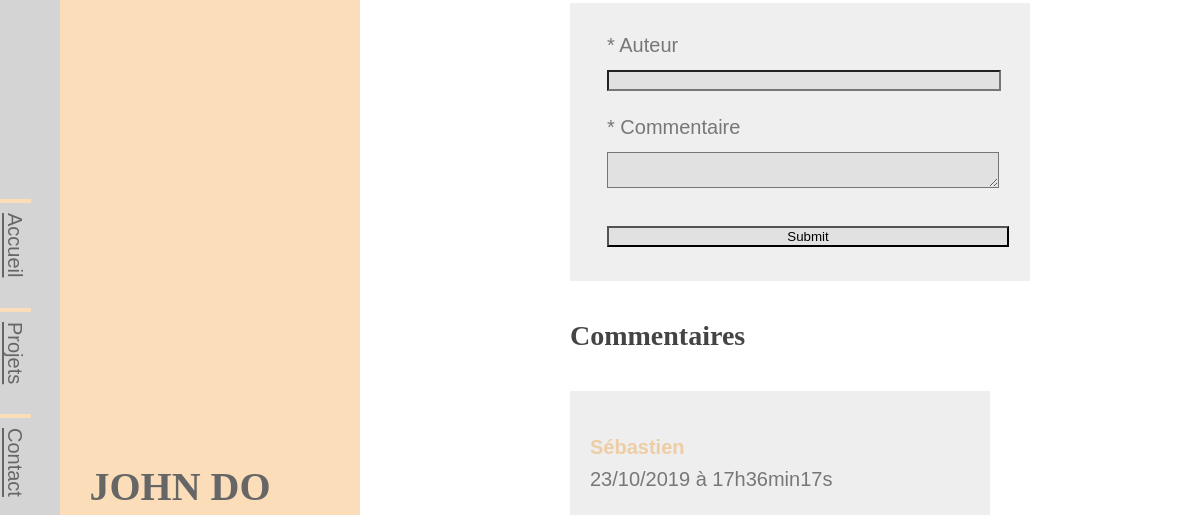
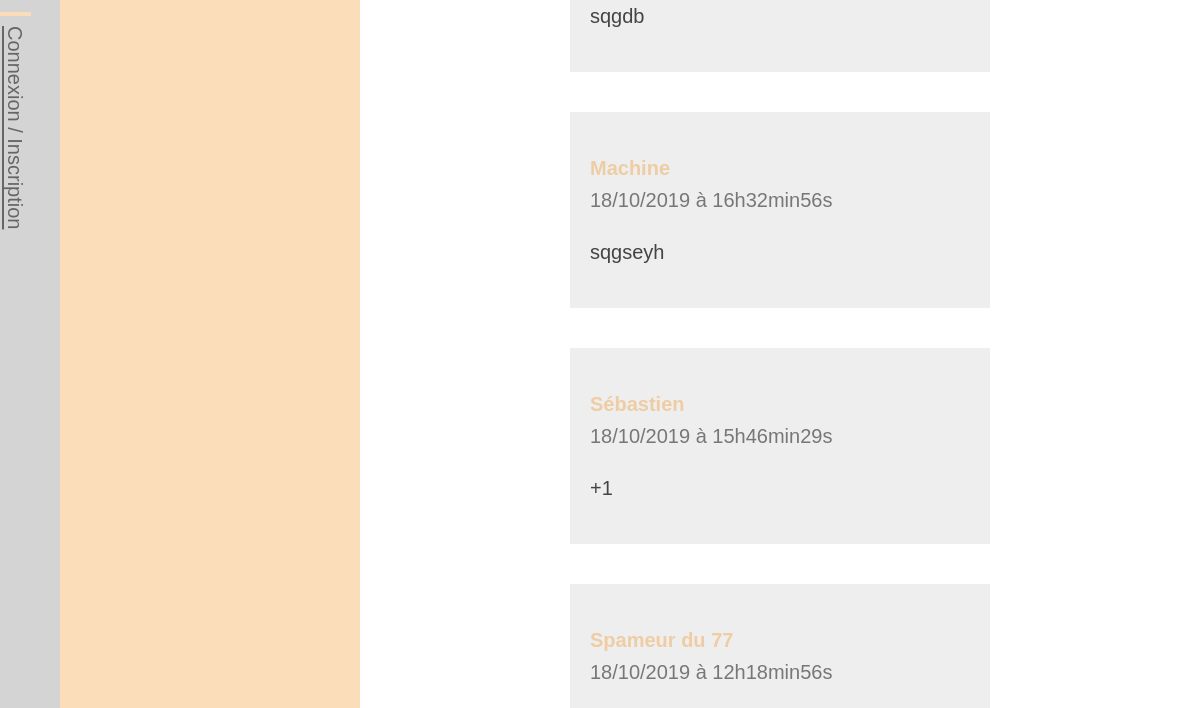
Page /index.php?action=post&id=1 (middle part) on the earlier database version (2 pictures, top to bottom).
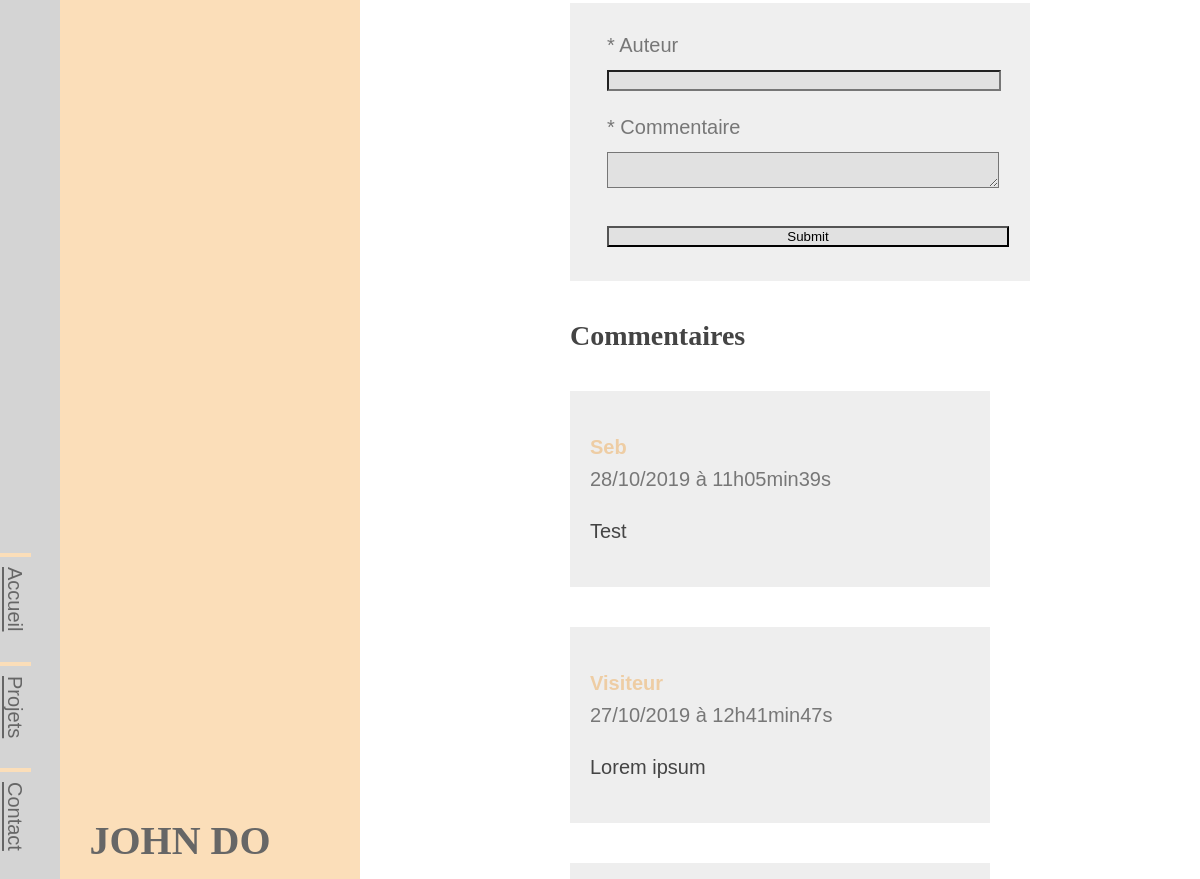
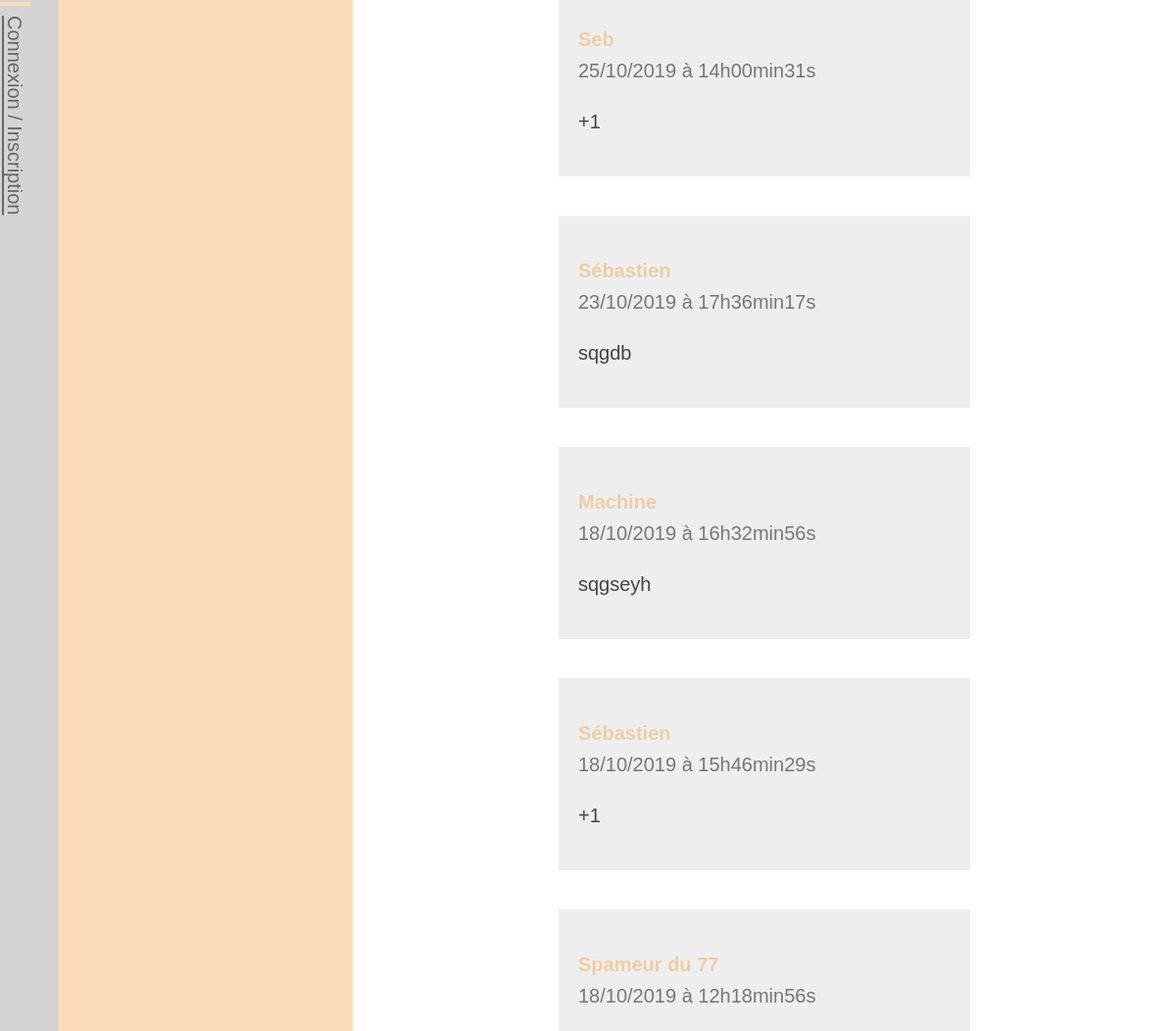
Same page on the later database version (2 pictures, top to bottom).
### tables this page shows
CREATE TABLE IF NOT EXISTS `comments` (
  `id` int(11) NOT NULL AUTO_INCREMENT,
  `post_id` int(11) NOT NULL,
  `author` varchar(255) NOT NULL,
  `comment` text NOT NULL,
  `comment_date` datetime NOT NULL,
  PRIMARY KEY (`id`)
);

### controller/frontend.php (called while the page is built, shortened)
<?php
require('./model/frontend/PostManager.php');
require('./model/frontend/CommentManager.php');
function post()
{
  $postManager = new \SebastienSenechal\Miniblog\Model\Frontend\PostManager();
  $commentManager = new \SebastienSenechal\Miniblog\Model\Frontend\CommentManager();
  $post = $postManager->getPost($_GET['id']);
  $comments = $commentManager->getComments($_GET['id']);
  require('./view/frontend/postView.php');
}

### model/frontend/PostManager.php (called while the page is built, shortened)
<?php
class PostManager extends Manager
{
  public function getPost($id_post)
  {
    $db = $this->dbConnect();
    $req = $db->prepare('SELECT id, title, content, DATE_FORMAT(creation_date, \'%d/%m/%Y à %Hh%imin%ss\') AS creation_date_fr FROM posts WHERE id = ?');
    $req->execute(array($id_post));
    $post = $req->fetch();
    return $post;
  }
}

### model/frontend/CommentManager.php (called while the page is built, shortened)
<?php
class CommentManager extends Manager
{
  public function getComments($id_post)
  {
    $db = $this->dbConnect();
    $comments = $db->prepare('SELECT id, author, comment, DATE_FORMAT(comment_date, \'%d/%m/%Y à %Hh%imin%ss\') AS comment_date_fr FROM comments WHERE post_id = ? ORDER BY comment_date DESC');
    $comments->execute(array($id_post));
    return $comments;
  }
}

### view/frontend/postView.php (the view, shortened to what this page needs)
<header id="header">
  <h1>John Do</h1>
</header>
<div id="layout-post">
  <section id="content-news">
    <article class="news">
      <div id="post-comments">
        <div id="comment-form">
          <form action="index.php?action=addComment&amp;id=<?= $post['id'] ?>" method="post">
            <fieldset>
              <label for="author">* Auteur</label><br>
              <input type="text" id="author" name="author" />
            </fieldset>
            <fieldset>
              <label for="comment">* Commentaire</label><br>
              <textarea id="comment" name="comment"></textarea>
            </fieldset>
            <fieldset>
              <input type="submit" />
            </fieldset>
          </form>
        </div>
        <h2>Commentaires</h2>
        <?php
        while ($comment = $comments->fetch())
        {
        ?>
          <div class="content-comment">
            <p><strong><?= htmlspecialchars($comment['author']) ?></strong><br />
            <span class="comment-date"><?= $comment['comment_date_fr'] ?></span></p>
            <p><?= nl2br(htmlspecialchars($comment['comment'])) ?></p>
          </div>
        <?php
        }
        ?>
      </div>
    </article>
  </section>
</div>
<?php require('view/template.php') ?>

Differences in the rows shown:
added comments: author "Seb", comment_date_fr "28/10/2019 à 11h05min39s", comment "Test"
added comments: author "Visiteur", comment_date_fr "27/10/2019 à 12h41min47s", comment "Lorem ipsum"
added comments: author "Seb", comment_date_fr "25/10/2019 à 14h00min31s", comment "+1"
